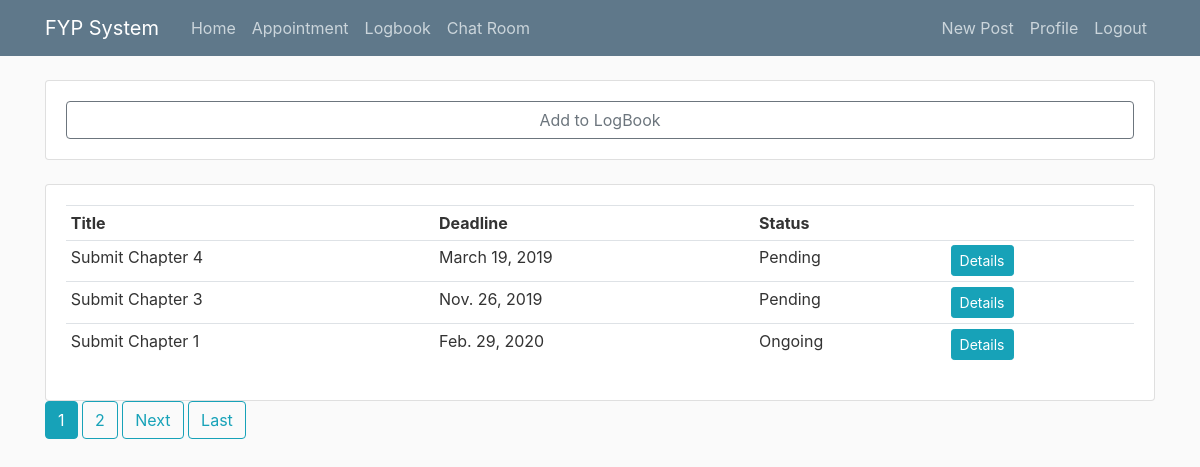
Screenshot of /logbook/ (signed in) with the database file from the repository.
### logbook/models.py (models this page shows, shortened)
class LogBook(models.Model):
    STATUS = (
			('End', 'End'),
			('Pending', 'Pending'),
			('Ongoing', 'Ongoing'),
			)
    title=models.CharField(max_length=100,default="")
    description=models.TextField(max_length=1000,default="")
    coordinator = models.ForeignKey(User, on_delete=models.CASCADE,related_name='admin')
    end_date = models.DateField(u'Deadline', help_text=u'Deadline', null=True)
    status = models.CharField(max_length = 50, null=True, choices=STATUS, default = 'Pending')
    created = models.DateTimeField(editable=False, null=True)
    updated = models.DateTimeField(editable=False, null=True)
    docfile = models.FileField(upload_to='documents/%Y/%m/%d',blank=True,null=True)

### logbook/views.py (the view)
# urls.py: path('', views.LogBookListView.as_view(),name='log-view'),
class LogBookListView(LoginRequiredMixin,ListView):
    model = LogBook
    template_name = 'logbook/logbook_list.html'
    context_object_name = 'logbooks'
    paginate_by = 3
    ordering = ['-created']

### Appointments/templatetags/user_tags.py (called while the page is built)
@register.filter(name='has_group')
def has_group(user, group_name):
    group = Group.objects.filter(name=group_name)
    if group:
        group = group.first()
        return group in user.groups.all()
    else:
        return False

### logbook/templates/logbook/logbook_list.html (shortened to what this page needs)
{% extends "Announcement/base.html" %}
{% load user_tags %}
{% block content %}
<div class="row">
	<div class="col">
		{% if request.user|has_group:"admin" %}
		<div class="card card-body">
		     <a class ="btn btn-outline-secondary" href="{% url 'log-create' %}">Add to LogBook </a>
		</div>
		{% endif %}
	</div>
</div>
<br>
<div class="row">
	<div class="col-md">
		<div class="card card-body">
			<table class="table table-sm">
				<tr>
					<th>Title</th>
					<th>Deadline</th>
					<th>Status</th>
					<th></th>
				</tr>
				{% for LogBook in logbooks %}
				<tr>
					<td>{{LogBook.title}}</td>
					<td>{{LogBook.end_date}}</td>
					<td>{{LogBook.status}}</td>
					<td><a class="btn btn-sm btn-info" href="{% url 'log-detail' pk=LogBook.pk %}">Details</a></td>
				</tr>
				{% endfor %}
			</table>
		</div>
		{% if is_paginated %}
        {% for num in page_obj.paginator.page_range %}
          {% if page_obj.number == num %}
            <a class="btn btn-info mb-4" href="?page={{ num }}">{{ num }}</a>
          {% elif num > page_obj.number|add:'-3' and num < page_obj.number|add:'3' %}
            <a class="btn btn-outline-info mb-4" href="?page={{ num }}">{{ num }}</a>
          {% endif %}
        {% endfor %}
        {% if page_obj.has_next %}
          <a class="btn btn-outline-info mb-4" href="?page={{ page_obj.next_page_number }}">Next</a>
          <a class="btn btn-outline-info mb-4" href="?page={{ page_obj.paginator.num_pages }}">Last</a>
        {% endif %}
	{% endif %}
	</div>
</div>
{% endblock content %}

### Announcement/static/announcement/main.css (style rules this page uses)
body { background: #fafafa; color: #333333; margin-top: 5rem; }

### rows the page displays
LogBook: title "Submit Chapter 4", end_date "March 19, 2019", status "Pending"
LogBook: title "Submit Chapter 3", end_date "Nov. 26, 2019", status "Pending"
LogBook: title "Submit Chapter 1", end_date "Feb. 29, 2020", status "Ongoing"

### other values shown
{{ num }} "1"
{{ num }} "2"
